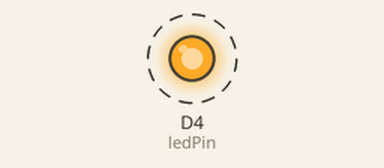
Recording of a sketch running on a simulated ESP8266 (Wemos D1 mini). Parts: output pins drawn as LEDs (lit = HIGH). Dashed ring = blinking.

Above: at 0.2 s.
Timing chart, 0 to 3.0 s (numbered marks = the images above):
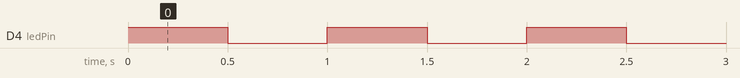

Measured:
- by itself, D4 (ledPin): alternates HIGH for 0.50 s and LOW for 0.50 s

The sketch:

sketch_03_01_node_mcu_blink.ino
```cpp
//const int ledPin = D0;    // NodeMCU built-in LED
const int ledPin = D4;    // Wemos D1 mini buil-in LED

void setup() {
  pinMode(ledPin, OUTPUT);
}

void loop() {
  digitalWrite(ledPin, HIGH);
  delay(500);
  digitalWrite(ledPin, LOW);
  delay(500);

}
```
